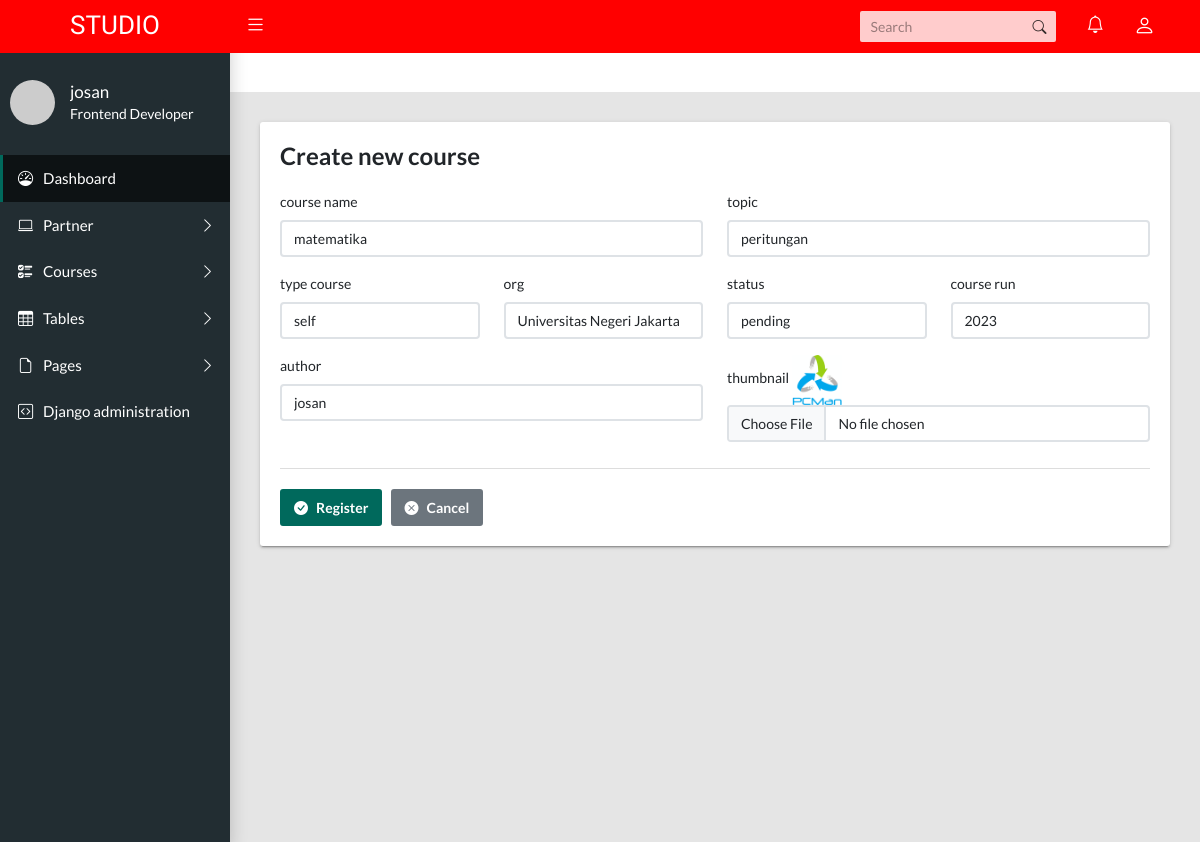
The app's page /course/course-edit/1 (signed in), older data.
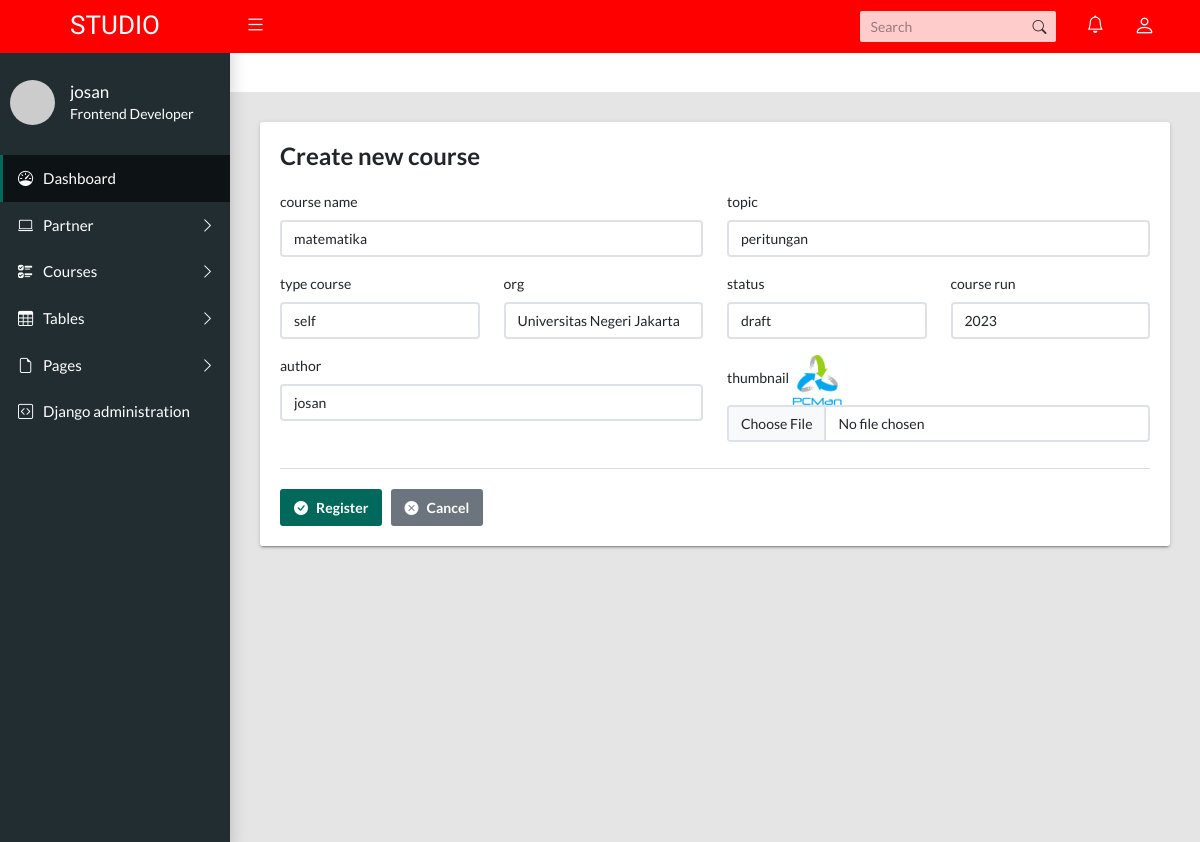
The same page, newer data.
### course/models.py (models this page shows, shortened)
class Course (models.Model):
    course_name = models.CharField(max_length=250)
    topic = models.CharField(max_length=250)
    course_overview = models.TextField(null=True)
    category = models.CharField(max_length=50, choices=Ct,null=True)
    number_of_questions = models.IntegerField(null=True)
    time = models.IntegerField(help_text="durations of the quiz in minutes",null=True)
    required_score_to_pas = models.IntegerField("required score in %", null=True)
    level = models.CharField(max_length=10, choices=Choi, default='basic', null=True)
    status_course = models.CharField(max_length=10, choices=St, default='draft')
    start_date = models.DateField(null=True)
    end_date = models.DateField(null=True)
    start_enrol = models.DateField(null=True)
    end_enrol = models.DateField(null=True)
    effort = models.CharField(max_length=20, null=True)
    lang = models.CharField(max_length=30, choices=Lg, default='id')
    org_partner = models.ForeignKey(Partner, on_delete=models.CASCADE)
    type_course = models.CharField(max_length=10, choices=Tc, default='self')
    image_course = models.ImageField(upload_to=filepath,null=True)
    author=models.ForeignKey(User,on_delete=models.CASCADE)
    course_year=models.IntegerField(null=True, default=current_year)

### partner/models.py (models this page shows)
class Partner(models.Model):
    partner_name = models.TextField(max_length=191)
    partner_abbreviation = models.TextField(max_length=50)
    partner_email = models.ForeignKey(User,on_delete=models.CASCADE,related_name='partner_add')
    partner_phone = models.TextField(max_length=50)
    partner_address = models.TextField(max_length=50)
    partner_tax = models.TextField(max_length=50)
    partner_status = models.TextField(max_length=50)
    partner_check = models.TextField(max_length=50)
    partner_logo = models.ImageField(upload_to=filepath,null=True, blank=True)
    partner_join = models.DateTimeField(auto_now_add=True)
    def __str__(self):
        return f"{self.partner_name}"

### course/views.py (the view, shortened to what this page needs)
# urls.py: path("course-edit/<str:pk>", views.courseEdit, name= "course_edit"),
def courseEdit(request, pk):
    mk = Course.objects.get(id=pk)
    user_list = User.objects.all()
    context = {'course':mk,'user':user_list}
    return render(request, 'course_edit.html', context)

### course/templates/course_edit.html (shortened to what this page needs)
{% extends 'layouts/default/page.html' %}
{% load i18n %}
{% block content %}
  <div class="row">
    <div class="col-md-12">
      <div class="tile">
        <h3 class="tile-title">Create new course</h3>
        <div class="tile-body">
          <form id="sumbitformpratner" method="POST" action="" enctype="multipart/form-data">
            <div class="row">
            <div class="col-md-6">
                <div class="mb-3">
                    <label class="form-label">course name</label>
                    <input class="form-control" type="text" name="course_name" value="{{ course.course_name }}" maxlength="250" required placeholder="Enter course name">
                  </div>
            </div>
            <div class="col-md-6">
                <div class="mb-3">
                    <label class="form-label"> topic</label>
                    <input class="form-control" type="text" name="topic" value="{{ course.topic}}" maxlength="250" required placeholder="Enter topic">
                  </div>
            </div>
           </div>
            <div class="row">
              <div class="col-md-3">
                <div class="mb-3">
                    <label class="form-label">type course </label>
                <select class="form-control" name="type_course"  required>
                  <option value="{{ course.type_course }}" selected>{{ course.type_course}} </option>
                </select>
                </div>
              </div>
              <div class="col-md-3">
                <div class="mb-3">
                    <label class="form-label">org </label>
                <select class="form-control" name="org_partner" required>
                  <option value="{{ course.org_partner.id }}" selected>{{ course.org_partner}} </option>
                </select>
                </div>
              </div>
              <div class="col-md-3">
                <div class="mb-3">
                    <label class="form-label">status</label>
                    <select class="form-control" id="exampleSelect1" required name="status_course">
                    <option value="{{ course.status_course }}" selected>{{ course.status_course}} </option>
                    </select>
                  </div>
            </div>
            <div class="col-md-3">
                <div class="mb-3">
                    <label class="form-label">course run</label>
                    <input class="form-control" type="number" name="course_year" value="{{course.course_year}}" maxlength="20" required placeholder="xxxx">
                  </div>
              </div>
            </div>
           <div class="row">
            <div class="col-md-6">
                <div class="mb-3">
                    <label class="form-label">author </label>
                <select class="form-control" name="author"  required>
                  <option value="{{course.author.id}}">{{course.author}}</option>
                </select>
                </div>
              </div>
            <div class="col-md-6">
                <div class="mb-3">
                    <label class="form-label"> thumbnail</label>
                    {% if course.image_course %}
                    <img src="{{ course.image_course.url }}" alt="image here" style="width: 50px; height: 50px;">
                {% endif %}
                    <input class="form-control" type="file" name="image_course"  >
                  </div>
            </div>
           </div>
            <div class="tile-footer">
              <button class="btn btn-primary"  type="submit"><i class="bi bi-check-circle-fill me-2"></i>Register</button>&nbsp;&nbsp;&nbsp;<a class="btn btn-secondary" href="{% url 'partner:partner_view'%}"><i class="bi bi-x-circle-fill me-2"></i>Cancel</a>
            </div>
          </form>
        </div>
      </div>
    </div>
  </div>
{% endblock %}

Row changes from the older to the newer data that the page shows:
changed Course "matematika": status_course "pending" → "draft"
